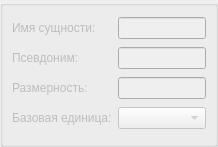
<?xml version="1.0" encoding="UTF-8"?>
<ui version="4.0">
 <class>RTPTechGroup::ModelerIde::EntityWidget</class>
 <widget class="QWidget" name="RTPTechGroup::ModelerIde::EntityWidget">
  <property name="geometry">
   <rect>
    <x>0</x>
    <y>0</y>
    <width>218</width>
    <height>147</height>
   </rect>
  </property>
  <property name="windowTitle">
   <string>Form</string>
  </property>
  <layout class="QVBoxLayout" name="verticalLayout">
   <property name="spacing">
    <number>5</number>
   </property>
   <property name="leftMargin">
    <number>0</number>
   </property>
   <property name="topMargin">
    <number>0</number>
   </property>
   <property name="rightMargin">
    <number>0</number>
   </property>
   <property name="bottomMargin">
    <number>0</number>
   </property>
   <item>
    <widget class="QGroupBox" name="groupBoxEntity">
     <property name="enabled">
      <bool>false</bool>
     </property>
     <property name="title">
      <string/>
     </property>
     <layout class="QGridLayout" name="gridLayout">
      <item row="0" column="0">
       <widget class="QLabel" name="labelEntityName">
        <property name="text">
         <string>Имя сущности:</string>
        </property>
       </widget>
      </item>
      <item row="0" column="1">
       <widget class="QLineEdit" name="lineEditEntityName">
        <property name="maxLength">
         <number>256</number>
        </property>
       </widget>
      </item>
      <item row="3" column="1">
       <widget class="QComboBox" name="comboBoxBasicUnit"/>
      </item>
      <item row="1" column="1">
       <widget class="QLineEdit" name="lineEditEntityAlias">
        <property name="maxLength">
         <number>256</number>
        </property>
       </widget>
      </item>
      <item row="3" column="0">
       <widget class="QLabel" name="labelBasicUnit">
        <property name="text">
         <string>Базовая единица:</string>
        </property>
       </widget>
      </item>
      <item row="1" column="0">
       <widget class="QLabel" name="labelEntityAlias">
        <property name="text">
         <string>Псевдоним:</string>
        </property>
       </widget>
      </item>
      <item row="2" column="0">
       <widget class="QLabel" name="labelDimensionSymbol">
        <property name="text">
         <string>Размерность:</string>
        </property>
       </widget>
      </item>
      <item row="2" column="1">
       <widget class="QLineEdit" name="lineEditDimensionSymbol"/>
      </item>
     </layout>
    </widget>
   </item>
  </layout>
 </widget>
 <resources/>
 <connections/>
</ui>
